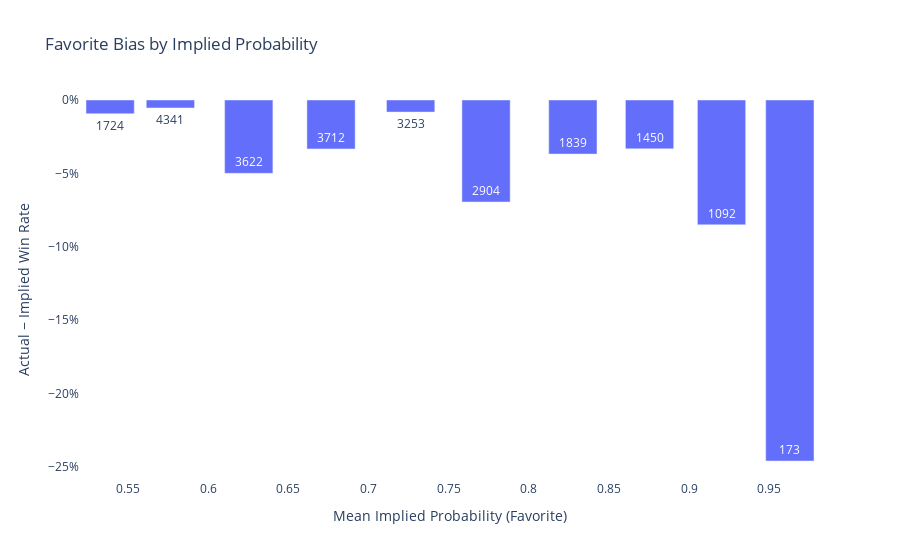

Here is the notebook cell this chart was saved with:
### Code cell
fig_bias = px.bar(
    bias,
    x="mean_implied",
    y="bias",
    text="n_games",
    labels={
        "mean_implied": "Mean Implied Probability (Favorite)",
        "bias": "Actual − Implied Win Rate"
    },
    title="Favorite Bias by Implied Probability"
)

fig_bias.update_layout(
    paper_bgcolor="white",
    plot_bgcolor="white",
    yaxis_tickformat=".0%"
)

### Figure 1 — Plotly figure (JSON) as saved in the notebook; plotly's stock layout.template omitted (floating-point values rounded to 4 significant figures)
{"data": [{"hovertemplate": "Mean Implied Probability (Favorite)=%{x}<br>Actual − Implied Win Rate=%{y}<br>n_games=%{text}<extra></extra>", "legendgroup": "", "marker": {"color": "#636efa", "pattern": {"shape": ""}}, "name": "", "orientation": "v", "showlegend": false, "text": [1724.0, 4341.0, 3622.0, 3712.0, 3253.0, 2904.0, 1839.0, 1450.0, 1092.0, 173.0], "textposition": "auto", "type": "bar", "x": [0.5389, 0.5765, 0.6254, 0.6767, 0.7263, 0.7734, 0.8275, 0.8753, 0.9202, 0.9628], "xaxis": "x", "y": [-0.00931, -0.005412, -0.04999, -0.03335, -0.008223, -0.06949, -0.03685, -0.03326, -0.08506, -0.2461], "yaxis": "y"}], "layout": {"barmode": "relative", "legend": {"tracegroupgap": 0}, "paper_bgcolor": "white", "plot_bgcolor": "white", "title": {"text": "Favorite Bias by Implied Probability"}, "xaxis": {"anchor": "y", "domain": [0, 1], "title": {"text": "Mean Implied Probability (Favorite)"}}, "yaxis": {"anchor": "x", "domain": [0, 1], "tickformat": ".0%", "title": {"text": "Actual − Implied Win Rate"}}}}
